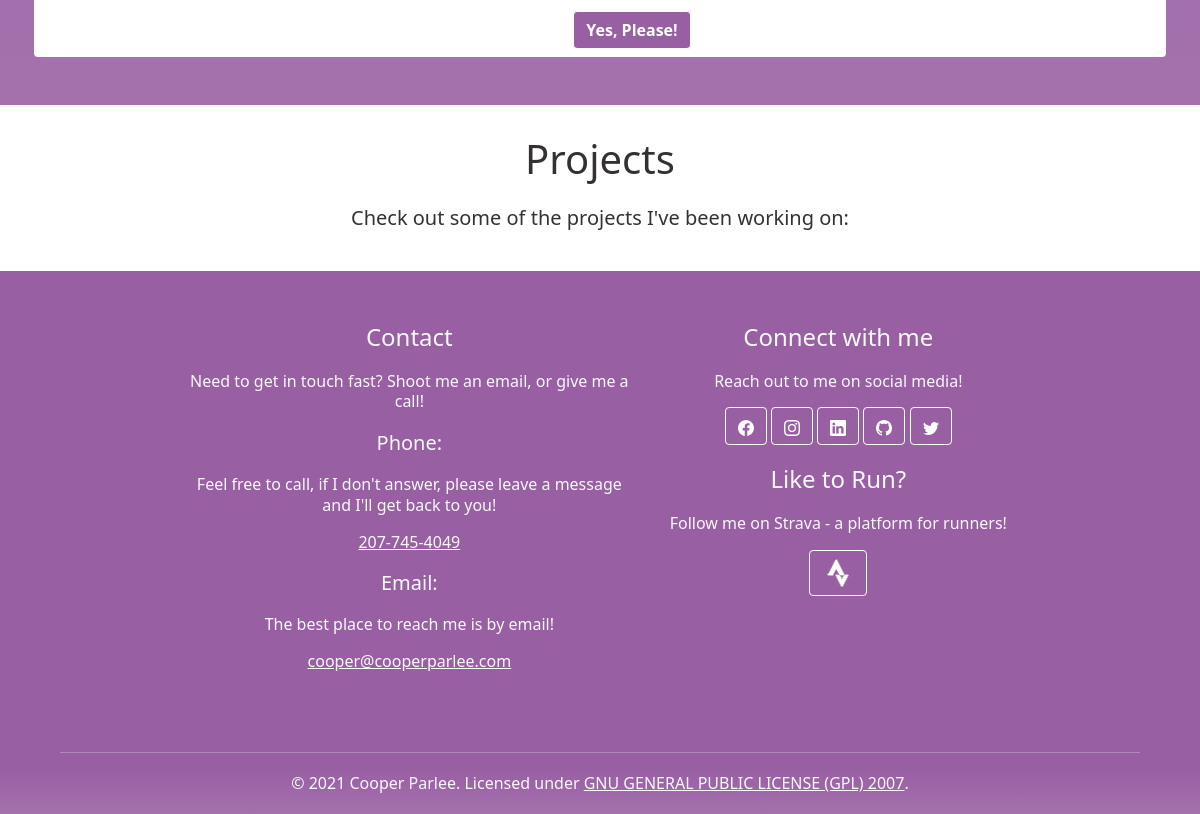
The app's page / (lower part), older data.
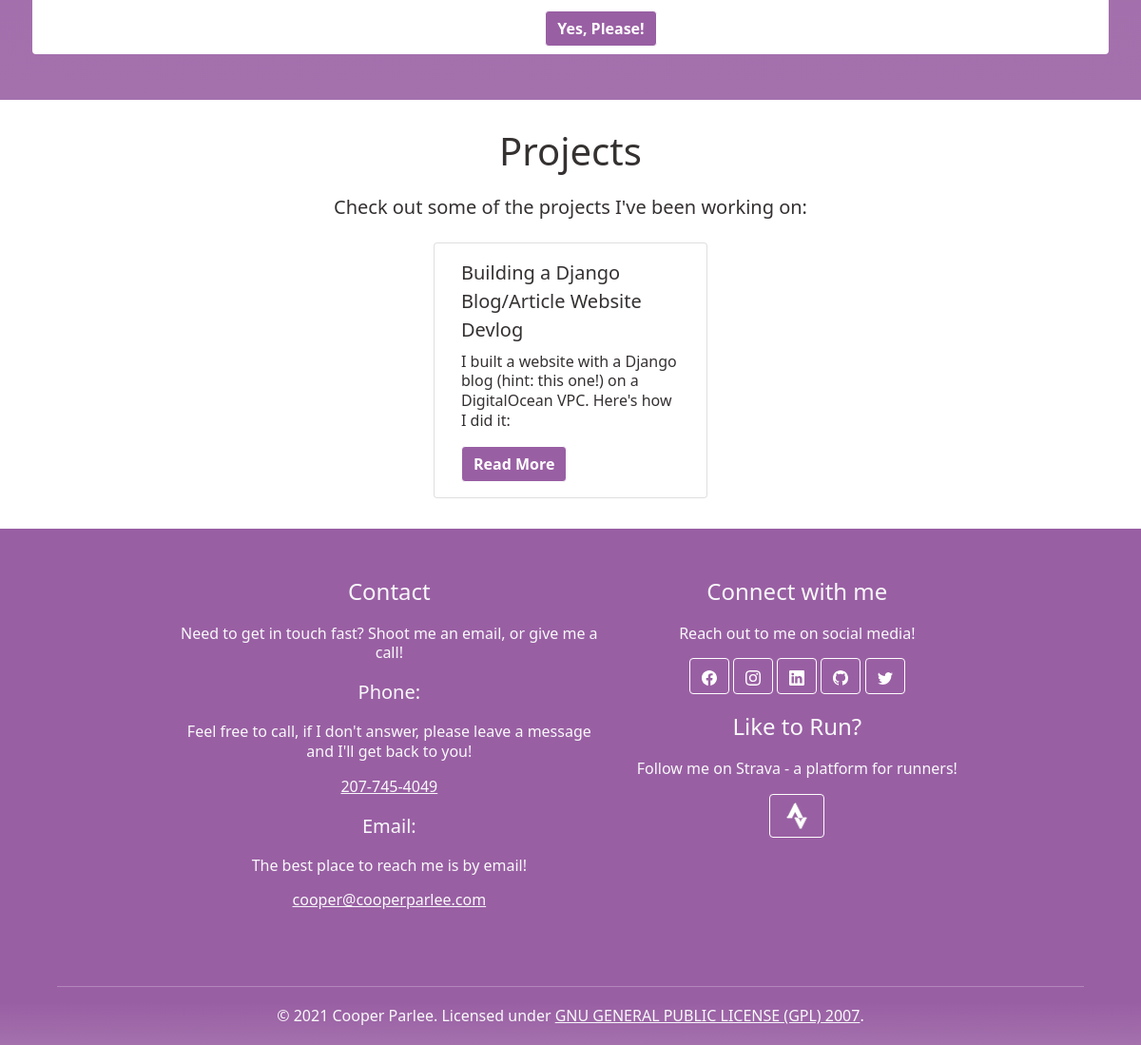
The same page, newer data.
### blog/models.py (models this page shows, shortened)
class Post (models.Model):
    title = models.CharField(max_length=200, unique=True)
    header_image = models.ImageField(null=True, blank=True, upload_to="media/images/")
    slug = models.SlugField(max_length=200, unique=True)
    author = models.ForeignKey(User, on_delete=models.CASCADE, related_name='blog_posts')
    updated_on = models.DateTimeField(auto_now=True)
    description = models.CharField(max_length=200)
    content = RichTextField(blank=True, null=True)
    created_on = models.DateTimeField(auto_now_add=True)
    status = models.IntegerField(choices=STATUS, default=0)
    category = models.IntegerField(choices=CATEGORIES, default=0)
    hidden = models.BooleanField(default=False, null=False)
    class Meta:
        ordering = ['-created_on']
    def __str__(self):
        return self.title

### index/views.py (the view)
# urls.py: path('', views.index, name='home'),
def index(request):
    template_name = 'index.html'
    template = loader.get_template(template_name)
    posts = {}
    queryset = Post.objects.filter(status=1, hidden=False).order_by('-created_on')[:3]
    print(queryset)
    context = {
        'title': 'Home',
        'description': "I'm Cooper Parlee and welcome to my personal-website portfolio!",
        'posts': queryset,
    }
    return HttpResponse(template.render(context, request))

### templates/index.html (shortened to what this page needs)
{% extends "base.html" %}
{% block content %}
{% load static %}
<section class="bg-linear-purple text-light">
    <div class="container py-5 px-3">
        <div class="row rounded info-cards">
        <div class="col-sm justify-content-center px-5 pt-4 text-center color-dark">
            <p class="subtitle pb-2">C#<br>Java<br>Javascript<br>Lua<br>Python<br>SCSS<br>Bootstrap<br></p>
        </div>
        <div class="col-sm justify-content-center px-3 pt-4 text-center color-dark">
            <button type="button" class="btn btn-thematic mb-2">Yes, Please!</button>
        </div>
        <div class="col-sm justify-content-center px-3 pt-4 text-center color-dark">
            <p class="subtitle pb-2">Outdoor Education Program TA<br>Honors Student (7cr)<br>AP Student (7cr)<br>Honors Diploma Program<br>4-yr French Language Student</p>
        </div>
        </div>
    </div>
</section>
<section class="bg-white">
    <div class="container justify-content-center py-4">
        <div class="row text-center">
            <h1>Projects</h1>
            <p class="lead">Check out some of the projects I've been working on:</p>
        </div>
        <div class="row px-4 justify-content-center">
            {% for post in posts %}
                <div class="col-4 mx-3 my-2 card" style="width: 18rem;">
                    <div class="card-body">
                        <h5 class="card-title">{{post}}</h5>
                        <p class="card-text">{{post.description}}</p>
                        <a href="{% url 'blog:post_detail' post.slug %}" class="btn btn-thematic">Read More</a>
                    </div>
                </div>
            {% endfor %}
        </div>
    </div>
</section>
{% endblock content %}

Row changes from the older to the newer data that the page shows:
now on this page (row edited): Post: title "Building a Django Blog/Article Website Devlog", description "I built a website with a Django blog (hint: this one!) on a DigitalOcean VPC. Here's how I did it:"
